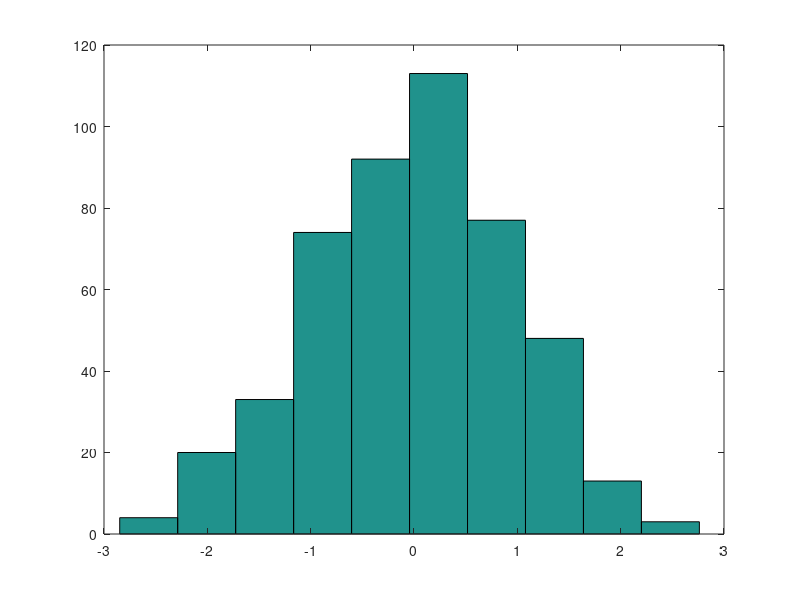

The MATLAB script that drew this image:
close all;
clear all;

n = 1000; signalPresentAbsent = rand(1,n)
signalPresentAbsent = round(signalPresentAbsent)

for i = 1:length(signalPresentAbsent)
  % if signal present trial
  if signalPresentAbsent(i) == 1
    % then pull a random draw from the signal distribution with mean = 1 and std = 1
    signal(i) = random('norm',1,1)
  else
    % otherwise it is a noise trial so pull a random draw from the noise distribution with mean = 0 and std = 1
    signal(i) = random('norm',0,1)
  end
end

hist(signal)

hist(signal(signalPresentAbsent==1));
% show signal absent distribution

hist(signal(signalPresentAbsent==0));

response = signal>0.5

% get total number of present trials
nPresent = sum(signalPresentAbsent==1);
% compute hits as all the responses to trials in which signal was present (signalPresentAbsent==1) in which the response was present (i.e. == 1). Divide by number of present trials.
hits = sum(response(signalPresentAbsent==1)==1)/nPresent
% misses are the same except when the responses are 0 (absent even though signal was present)
misses = sum(response(signalPresentAbsent==1)==0)/nPresent
% same idea for correctRejects and falseAlarms
nAbsent = sum(signalPresentAbsent==1);
correctRejects = sum(response(signalPresentAbsent==0)==0)/nAbsent
falseAlarms = sum(response(signalPresentAbsent==0)==1)/nAbsent

zHits = icdf('norm',hits,0,1)
zFalseAlarms = icdf('norm',falseAlarms,0,1)
dPrime = zHits-zFalseAlarms